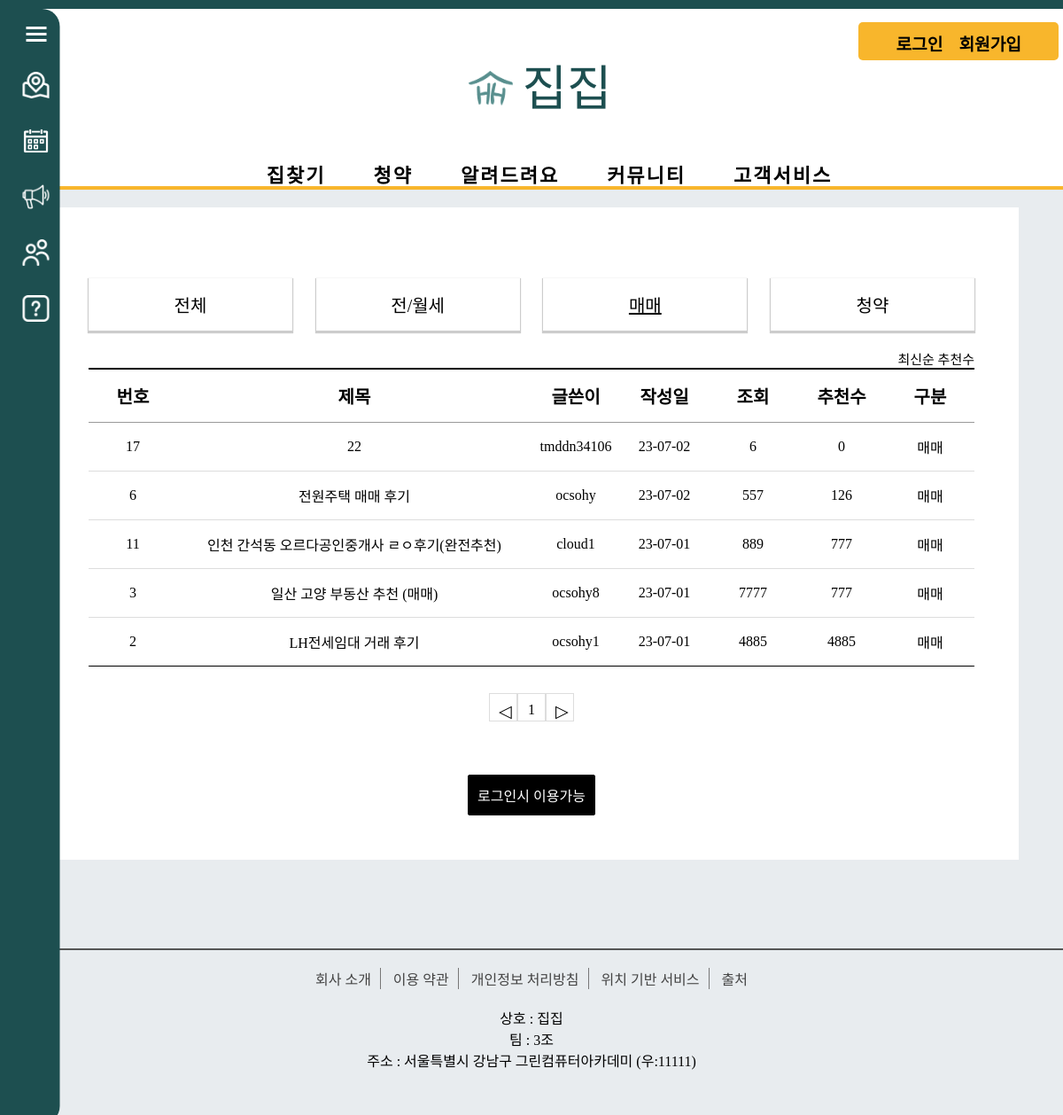
Before: /review/review_mama/ with the older database file.
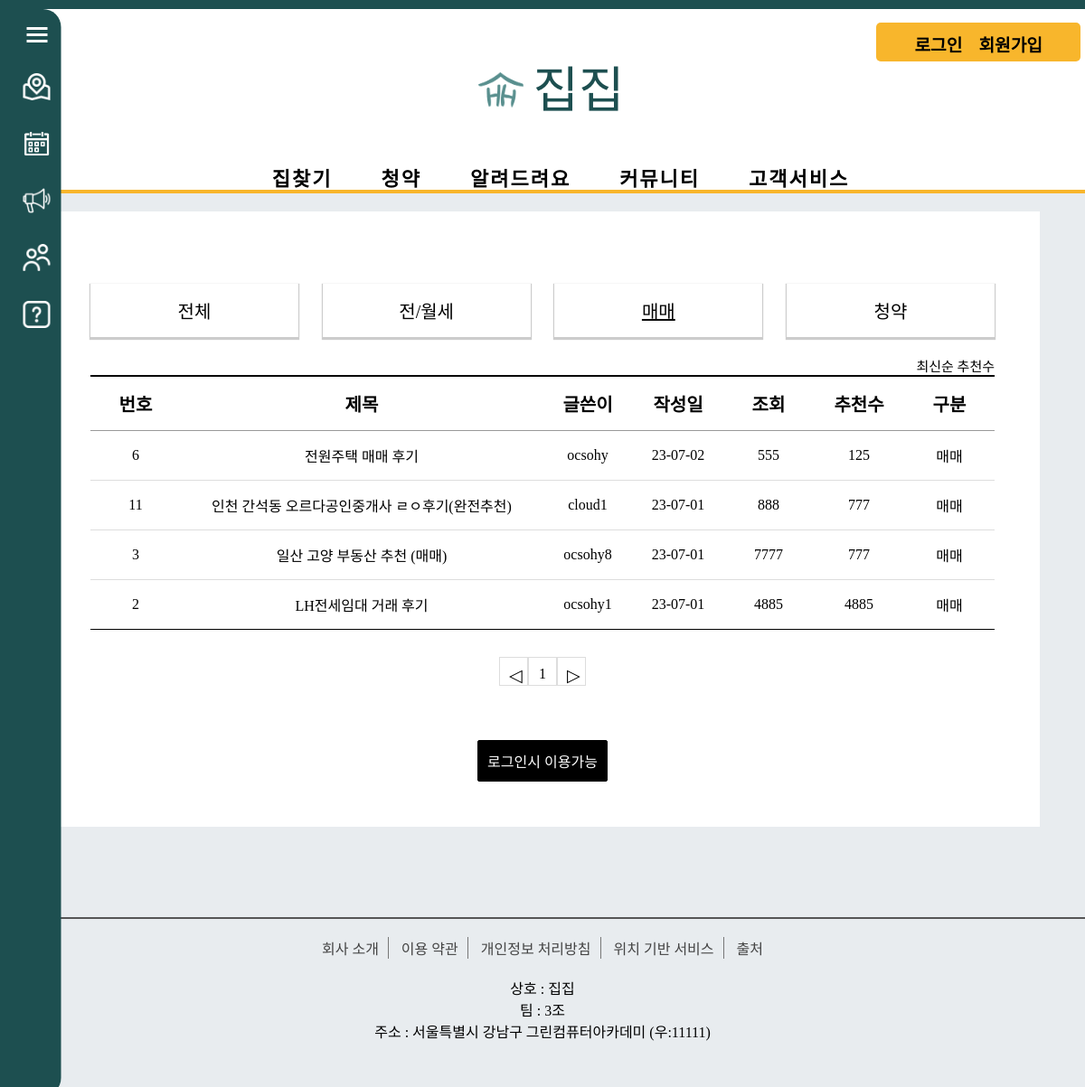
After: the same page with the newer database file.
### review/models.py (models this page shows, shortened)
class Review_Board(models.Model):
    r_title = models.CharField(max_length=100)
    r_content = models.TextField()
    user = models.ForeignKey(User, on_delete=models.CASCADE)
    r_regdate = models.DateTimeField()
    r_modifydate = models.DateTimeField(null=True, blank=True)
    r_type = models.CharField(max_length=10) # 리뷰 게시판 타입
    r_hit = models.IntegerField(default=0)
    r_recommend = models.IntegerField(default=0)

### review/views.py (the view)
# urls.py: path('review_mama/', views.review_list_mama, name='review_mama'), # 거래후기매매
def review_list_mama(request):
    question_list = Review_Board.objects.filter(r_type='매매').order_by('-r_regdate')
    page = request.GET.get('page', '1')
    paginator = Paginator(question_list, 10)
    text = paginator.get_page(page)
    context = {'question_list': text}
    return render(request, 'review/review_list_mama.html', context)

### templates/review/review_list_mama.html (shortened to what this page needs)
<!DOCTYPE html>
<html lang="en">
{% load static %}
<head>
    <link rel="stylesheet" href="{% static 'css/review/css/css.css' %}">
</head>
<body>
{% include 'poll/sidebar.html' %}
{% include 'poll/header.html' %}
    <div class="board_wrap">
        <div class="board_list_wrap">
            <div class="category_wrap">
                <ul>
                    <li><a href="{% url 'review:review_main' %}">전체</a></li>
                    <li><a href="{% url 'review:review_jan' %}" >전/월세</a></li>
                    <li><a href="{% url 'review:review_mama' %}" class="active">매매</a></li>
                    <li><a href="{% url 'review:review_subscription' %}" >청약</a></li>
                </ul>
            </div>
            <div class="board_title_takes">
                <a href="{% url 'review:review_mama' %}">최신순</a>
                <a href="{% url 'review:review_mama_recommend' %}">추천수</a>
            </div>
            <div class="board_list">
                <div class="top">
                    <div class="num">번호</div>
                    <div class="title">제목</div>
                    <div class="writer">글쓴이</div>
                    <div class="date">작성일</div>
                    <div class="count">조회</div>
                    <div class="count">추천수</div>
                    <div class="division">구분</div>
                </div>
                {% for question in question_list %}
                <div>
                    <div class="num">{{ question.id }}</div>
                    <div class="title"><a href="{% url 'review:review_detail' question.id %}">{{ question.r_title }}</a></div>
                    <div class="writer">{{ question.user }}</div>
                    <div class="date">{{ question.r_regdate|date:"y-m-d" }}</div>
                    <div class="count">{{ question.r_hit }}</div>
                    <div class="count">{{ question.r_recommend }}</div>
                    <div class="division">{{question.r_type}}</div>
                </div>
                {% endfor %}
            </div>
            <ul class="board_page">
                {% if question_list.has_previous %}
                <li class="bt first">
                    <a class="bt prev" href="?page={{ question_list.previous_page_number }}">◀</a>
                </li>
                {% else %}
                <li class="page-item disabled">
                    <a class="bt prev">◁</a>
                </li>
                {% endif %}
                {% for page_number in question_list.paginator.page_range %}
                {% if question_list.number == page_number %}
                <li class="page-item active">
                    <a class="num">{{ page_number }}</a>
                </li>
                {% else %}
                <li class="page-item">
                    <a class="num" href="?page={{ page_number }}">{{ page_number }}</a>
                </li>
                {% endif %}
                {% endfor %}
                {% if question_list.has_next %}
                <li class="page-item">
                    <a class="bt last" href="?page={{ question_list.next_page_number }}">▶</a>
                </li>
                {% else %}
                <li class="page-item disabled">
                    <a class="bt last">▷</a>
                </li>
                {% endif %}
            </ul>
              <div class="bt_wrap">
            {% if user.is_authenticated %}
            <a href="{% url 'review:write' %}" class="on">등록</a>
            {% else %}
            <a href="{% url 'common:signin' %}" class="on">로그인시 이용가능</a>
            {% endif %}
            </div>
        </div>
    </div>
{% include 'poll/footer.html' %}
</body>
</html>

### templates/poll/sidebar.html (shortened to what this page needs)
<!DOCTYPE html>
{% load static %}
<html lang="en">
<head>
    <link rel="stylesheet" href="{% static 'css/poll/style.css' %}">
</head>
<body>
    <aside class="side-bar">
        <section class="side-bar-icon-box">
            <section class="side-bar-icon1">
                <div></div>
                <div></div>
                <div></div>
            </section>
        </section>
        <ul>
            <li>
                <a href="{% url 'map:search' %}">
                    <i class="side-icon2"></i>
                </a>
            </li>
            <li>
                <a href="{% url 'koreaCalendar:subCalendar' %}">
                    <i class="side-icon3"></i>
                </a>
            </li>
            <li>
                <a href="{% url 'information:information' %}">
                    <i class="side-icon4"></i>
                </a>
            </li>
            <li>
                <a href="{% url 'community:free' %}">
                    <i class="side-icon5"></i>
                </a>
            </li>
            <li>
                <a href="{% url 'notice:notice' %}">
                    <i class="side-icon6"></i>
                </a>
            </li>
        </ul>
    </aside>
</body>
</html>

### templates/poll/header.html (shortened to what this page needs)
<!DOCTYPE html>
{% load static %}
<html lang="en">
<head>
    <link rel="stylesheet" href="{% static 'css/poll/style.css' %}">
</head>
<body>
    <header class="header-bar">
        <section class="header-icon-box">
            <div class="header-logo"><a href="{% url 'poll:index' %}"><img src="../../static/images/logo/연함.png" alt="">집집</a></div>
        </section>
        <section class="header-side-login">
            <ul>
              {% if user.is_authenticated %}
                <li style="border-right: transparent;">
                    <a href="{% url 'common:signout' %}">
                        로그아웃
                    </a>
                    <a href="#" class="mypage_view">(마이)<iframe src="{% url 'common:mypage' %}" target="_self"></iframe></a>
                </li>
                {% else %}
                <li>
                    <a href="{% url 'common:signin' %}">로그인</a>
                </li>
                <li>
                    <a href="{% url 'common:signin' %}">회원가입</a>
                </li>
                {% endif %}
            </ul>
        </section>
        <section class="header-menu">
            <ul>
                <li>
                    <a href="{% url 'map:search' %}">
                        <span>집찾기</span>
                    </a>
                </li>
                <li>
                    <a href="{% url 'koreaCalendar:subCalendar' %}">
                        <span>청약</span>
                    </a>
                </li>
                <li>
                    <a href="{% url 'information:information' %}">
                        <span>알려드려요</span>
                    </a>
                </li>
                <li>
                    <a href="{% url 'community:free' %}">
                        <span>커뮤니티</span>
                    </a>
                </li>
                <li>
                    <a href="{% url 'notice:notice' %}">
                        <span>고객서비스</span>
                    </a>
                </li>
            </ul>
        </section>
    </header>
</body>
</html>

### templates/poll/footer.html
{% load static %}
<link rel="stylesheet" href="{% static 'css/footer/footer.css' %}">
<footer>
    <ul id="bottomMenu">
        <li><a href="{% url 'introduction:introduction' %}">회사 소개</a></li>
        <li><a href="{% url 'poll:footer_clause' %}">이용 약관</a></li>
        <li><a href="{% url 'poll:footer_personal' %}">개인정보 처리방침</a></li>
        <li><a href="{% url 'poll:footer_location' %}">위치 기반 서비스</a></li>
        <li><a href="{% url 'poll:footer_source' %}">출처</a></li>
    </ul>
    <ul id="bottomSub">
        <li>상호 : 집집</li>
        <li>팀 : 3조</li>
        <li>주소 : 서울특별시 강남구 그린컴퓨터아카데미 (우:11111)</li>
    </ul>
</footer>

### static/css/poll/style.css (style rules this page uses)
* { margin: 0; padding: 0; }
body { background: #e8ecef; font-family: 'GangwonEdu_OTFBoldA'; border-top: 10px solid #1d4f50 }
ul li { list-style: none; }
a { text-decoration: none; }
.side-bar-icon-box { display: flex; justify-content: flex-end; padding-bottom: 4px; }
.side-bar-icon1 { position: relative; width: 23px; height: 17px; margin: 15px; margin-top: 20px; transition: .5s; }
.side-bar-icon1 > div { position: absolute; width: 100%; height: 20%; background-color: white; transition: all .5s; }
.side-bar-icon1 > div:nth-of-type(1) { top: 0; width: auto; left: 0; right: 0; transition: all .5s, left calc(.5s / 2) calc(.5s / 2), right calc(.5s / 2) calc(.5s / 2), height calc(.5s / 2) 0s; }
.side-bar-icon1 > div:nth-of-type(2) { top: 40%; transform-origin: bottom left; }
.side-bar-icon1 > div:nth-of-type(3) { top: 80%; left: auto; right: 0; transform-origin: bottom right; }
.side-bar { height: 1200px; position: fixed; background: rgb(29,79,80); width: 240px; min-height: 100%; border-radius: 20px; transform: translate(calc(230px * -0.75), 0); transition: .5s; z-index:1000; }
.side-bar ul > li > a { display: block; color: white; font-size: 1.2rem; font-weight: bold; padding-top: 15px; padding-bottom: 20px; padding-left: 30px; border-left: 1px solid #ccc }
.side-bar > ul > li > a:first-child { position: relative; }
.side-bar > ul > li > a > i { display: inline-block; position: absolute; top: 24%; right: 5%; width: 30px; height: 30px; }
.side-bar > ul > li > a > .side-icon2 { background-image: url('../../images/menubar/1.지도.png'); background-size: cover; }
.side-bar > ul > li > a > .side-icon3 { background-image: url('../../images/menubar/2.청약.png'); background-size: cover; }
.side-bar > ul > li > a > .side-icon4 { background-image: url('../../images/menubar/3.알려드려요.png'); background-size: cover; }
.side-bar > ul > li > a > .side-icon5 { background-image: url('../../images/menubar/4.커뮤니티.png'); background-size: cover; }
.side-bar > ul > li > a > .side-icon6 { background-image: url('../../images/menubar/5.고객서비스.png'); background-size: cover; }
.side-bar > ul > li { position: relative; }
.header-bar { position: relative; background: white; width: 100%; height: 180px; padding: 10px; border-bottom: 4px solid #f8b62c; }
.header-bar a { color: black }
.header-bar > .header-icon-box { position: relative; width: 20%; height: 80px; margin: 5px auto; text-align: center; }
.header-bar > .header-icon-box > .header-logo { width: 100%; height: 100%; font-size: 55px; font-family: "박용준 투사회보"; padding: 30px 0 0 0; }
.header-bar > .header-icon-box > .header-logo > a { display: block; width: 100%; height: 100%; color: #1d4f50; text-decoration: none; cursor: pointer; }
.header-bar > .header-icon-box > .header-logo > a > img { width: 50px; margin-right :10px }
.header-bar > .header-side-login { position: absolute; top: 15px; right: 25px; }
.header-bar > .header-side-login > ul { text-align: center; background: #f8b62c; border-radius: 5px; padding: 5px 35px; }
.header-bar > .header-side-login > ul > li { display: inline-block; margin-top: 5px; padding: 0 7px; font-size: 1.2rem; font-weight: bold; }
.header-bar > .header-menu { position: absolute; bottom: 0; height: 30px; display: flex; justify-content: center; width: 100%; }
.header-bar > .header-menu > ul > li { display: inline-block; position: relative; height: 50px; }
.header-bar > .header-menu > ul > li > a { font-size: 22px; font-weight: bold; padding: 20px 25px 15px 25px; letter-spacing: 2px; }
.header-bar > .header-menu > ul > li > a:first-child { position: relative; }
ul > li { list-style: none; }

### static/css/footer/footer.css (style rules this page uses)
footer { width: 1200px; border-top: 2px solid #555; text-align: center; position: absolute; left: 50%; transform: translateX(-50%); }
footer #bottomMenu { list-style: none; padding: 20px; }
#bottomMenu li { display: inline-block; margin: 0px; border-right: 1px solid #777; padding: 0 10px; }
#bottomMenu li a { text-decoration: none; color: #444; }
#bottomMenu li:last-child { border: none }
#bottomSub { list-style-type: none; margin-bottom: 50px; }

Changed rows visible on the page:
removed Review_Board: id "17", r_title "22", user "tmddn34106", r_regdate "23-07-02", r_hit "6", r_recommend "0", r_type "매매"
changed Review_Board "전원주택 매매 후기": r_hit "557" → "555"; r_recommend "126" → "125"
changed Review_Board "인천 간석동 오르다공인중개사 ㄹㅇ후기(완전추천)": r_hit "889" → "888"
